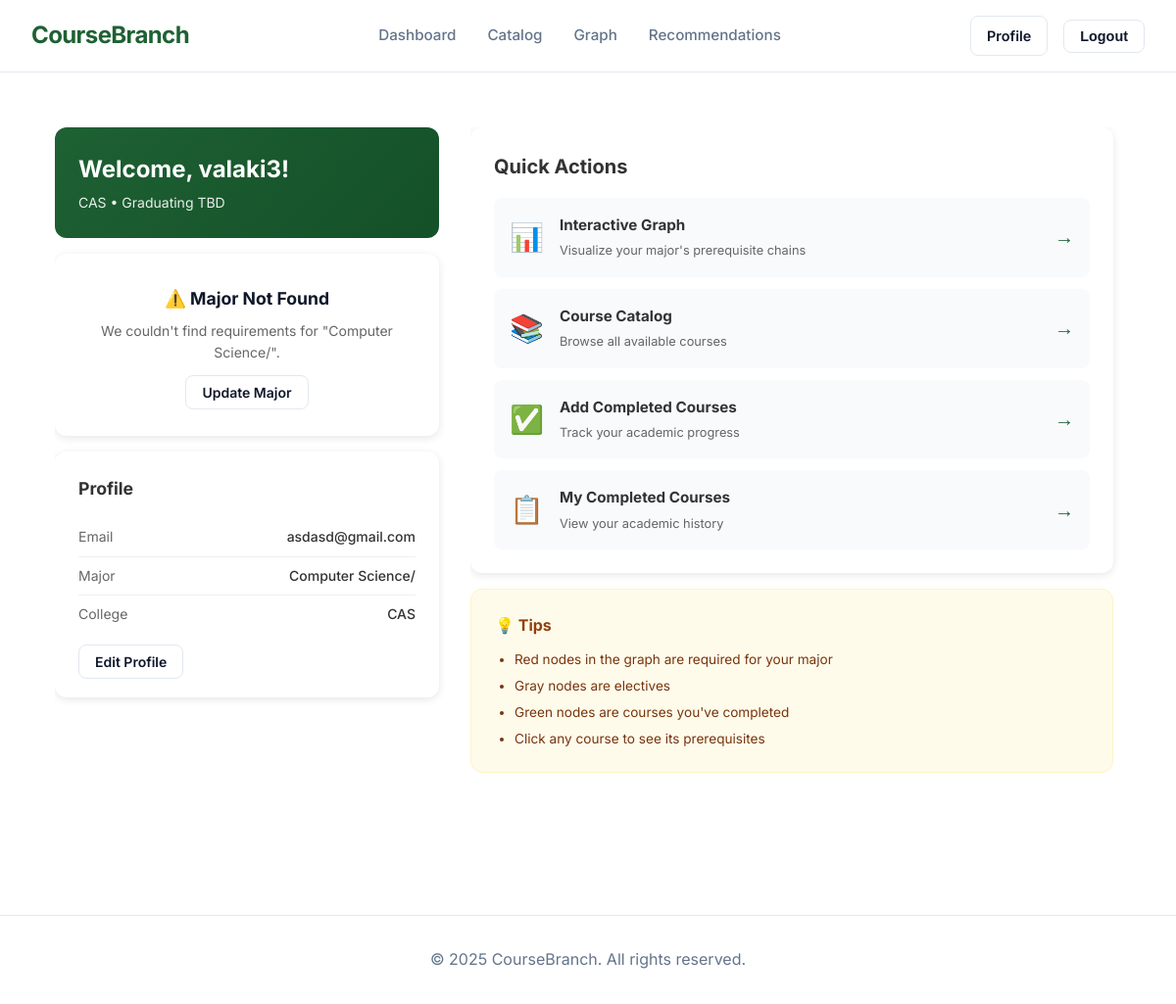
The app's page / (signed in), older data.
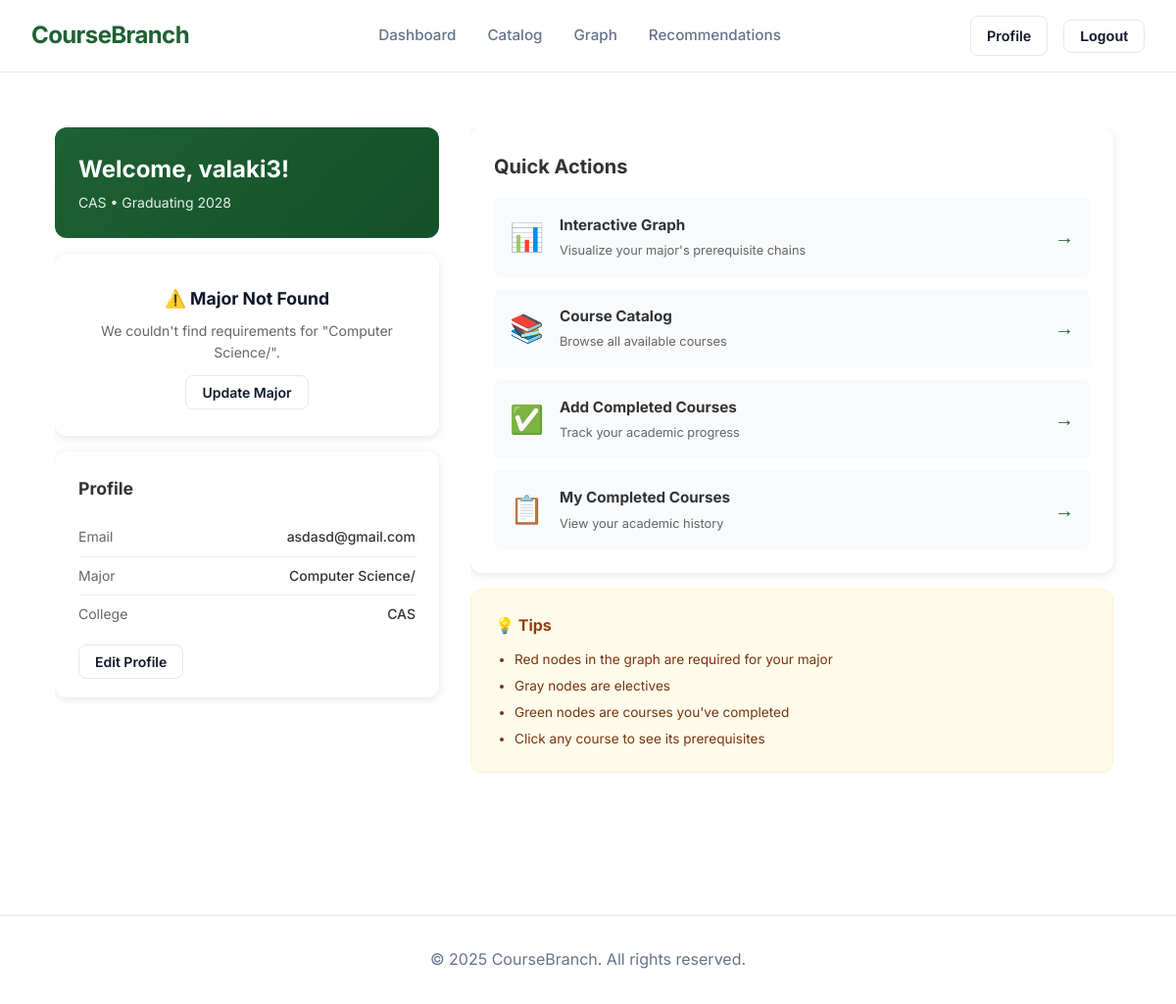
The same page, newer data.
### accounts/models.py (models this page shows, shortened)
class Profile(models.Model):
    user = models.OneToOneField(User, on_delete=models.CASCADE, related_name='profile')
    bio = models.TextField(blank=True, max_length=500)
    major = models.CharField(max_length=100, blank=True)
    college = models.CharField(max_length=100, blank=True)
    graduation_year = models.IntegerField(null=True, blank=True)
    completed_courses = models.ManyToManyField("catalog.Course", blank=True)

### accounts/views.py (the view)
# urls.py: path('', views.home_view, name='home'),
def home_view(request):
    if request.user.is_authenticated:
        profile, _ = Profile.objects.get_or_create(user=request.user)
        progress = calculate_degree_progress(profile)
        return render(request, 'home.html', {
            'profile': profile,
            'progress': progress
        })
    return render(request, 'landing.html')

### accounts/utils.py (called while the page is built, shortened)
def get_major_requirements(major_name, college_name=None):
    if not major_name:
        return None
    json_path = os.path.join(settings.BASE_DIR, 'bu_majors.json')
    if not os.path.exists(json_path):
        return None

def calculate_degree_progress(profile):
    major_info = get_major_requirements(profile.major, profile.college)
    if not major_info:
        return {
            'required_courses': [],
            'completed_required': [],
            'total_required': 0,
            'completed_count': 0,
            'percentage': 0.0,
            'major_info': None
        }

### templates/home.html (shortened to what the changed rows need)
{% extends 'base.html' %}
{% load static %}
{% block extra_css %}
<link rel="stylesheet" href="{% static 'css/dashboard.css' %}">
{% endblock %}
{% block content %}
<div class="dashboard-container">
    <div class="dashboard-left">
        <div class="welcome-section">
            <h1>Welcome, {{ user.username }}!</h1>
            <p class="subtitle">{{ profile.college }} • Graduating {{ profile.graduation_year|default:"TBD" }}</p>
        </div>
        {% if progress.major_info %}
        <div class="progress-card">
            <div class="progress-header">
                <div>
                    <h2>{{ progress.major_info.major_name }}</h2>
                    <span class="degree-badge">{{ progress.major_info.degree }}</span>
                </div>
            </div>
            <div class="progress-stats-compact">
                <div class="stat-compact">
                    <span class="stat-number">{{ progress.completed_count }}</span>
                    <span class="stat-label">Completed</span>
                </div>
                <div class="stat-divider">/</div>
                <div class="stat-compact">
                    <span class="stat-number">{{ progress.total_required }}</span>
                    <span class="stat-label">Required</span>
                </div>
                <div class="stat-compact percentage">
                    <span class="stat-number">{{ progress.percentage }}%</span>
                </div>
            </div>
            <div class="progress-bar-container">
                <div class="progress-bar" data-progress="{{ progress.percentage }}"></div>
            </div>
            <div class="progress-actions-compact">
                <a href="{% url 'add_completed_courses' %}" class="btn btn-primary btn-sm">+ Add Courses</a>
                <a href="{% url 'completed_courses' %}" class="btn btn-outline btn-sm">View All</a>
            </div>
        </div>
        {% elif profile.major %}
        <div class="progress-card info">
            <h3>⚠️ Major Not Found</h3>
            <p>We couldn't find requirements for "{{ profile.major }}".</p>
            <a href="{% url 'profile' %}" class="btn btn-outline btn-sm">Update Major</a>
        </div>
        {% else %}
        <div class="progress-card info">
            <h3>📚 Setup Required</h3>
            <p>Set your major to track degree progress.</p>
            <a href="{% url 'profile' %}" class="btn btn-primary btn-sm">Add Major</a>
        </div>
        {% endif %}
        <div class="profile-summary">
            <div class="profile-item">
                <span class="profile-label">Major</span>
                <span class="profile-value">{{ profile.major|default:"Not set" }}</span>
            </div>
            <div class="profile-item">
                <span class="profile-label">College</span>
                <span class="profile-value">{{ profile.college|default:"Not set" }}</span>
            </div>
        </div>
    </div>
    <div class="dashboard-right">
        <div class="actions-section">
            <h2>Quick Actions</h2>
        </div>
    </div>
</div>
{% endblock %}

Row changes from the older to the newer data that the page shows:
changed Profile "CAS": graduation_year "TBD" → "2028"
